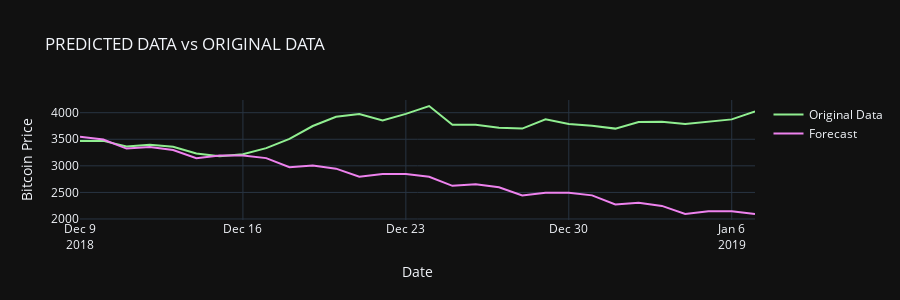

Source (notebook cell):
### Code cell
fig = go.Figure()

fig.add_trace(go.Scatter(x = df_test['date'], y = df_test['price'], marker_color='lightgreen', name='Original Data'))
fig.add_trace(go.Scatter(x = df_test['date'], y = predictions, marker_color='violet', name='Forecast'))

fig.update_layout(title = 'PREDICTED DATA vs ORIGINAL DATA', template = 'plotly_dark', height=300)
fig.update_xaxes(title='Date')
fig.update_yaxes(title='Bitcoin Price')

fig.show()

### Figure 1 — Plotly figure (JSON) as saved in the notebook; plotly's stock layout.template omitted (floating-point values rounded to 4 significant figures)
{"data": [{"marker": {"color": "lightgreen"}, "name": "Original Data", "type": "scatter", "x": ["2018-12-09", "2018-12-10", "2018-12-11", "2018-12-12", "2018-12-13", "2018-12-14", "2018-12-15", "2018-12-16", "2018-12-17", "2018-12-18", "2018-12-19", "2018-12-20", "2018-12-21", "2018-12-22", "2018-12-23", "2018-12-24", "2018-12-25", "2018-12-26", "2018-12-27", "2018-12-28", "2018-12-29", "2018-12-30", "2018-12-31", "2019-01-01", "2019-01-02", "2019-01-03", "2019-01-04", "2019-01-05", "2019-01-06", "2019-01-07"], "y": [3469.0, 3470.0, 3365.0, 3396.0, 3361.0, 3234.0, 3180.0, 3217.0, 3333.0, 3509.0, 3749.0, 3924.0, 3973.0, 3852.0, 3979.0, 4126.0, 3774.0, 3775.0, 3718.0, 3701.0, 3874.0, 3789.0, 3757.0, 3701.0, 3823.0, 3830.0, 3785.0, 3835.0, 3874.0, 4025.0]}, {"marker": {"color": "violet"}, "name": "Forecast", "type": "scatter", "x": ["2018-12-09", "2018-12-10", "2018-12-11", "2018-12-12", "2018-12-13", "2018-12-14", "2018-12-15", "2018-12-16", "2018-12-17", "2018-12-18", "2018-12-19", "2018-12-20", "2018-12-21", "2018-12-22", "2018-12-23", "2018-12-24", "2018-12-25", "2018-12-26", "2018-12-27", "2018-12-28", "2018-12-29", "2018-12-30", "2018-12-31", "2019-01-01", "2019-01-02", "2019-01-03", "2019-01-04", "2019-01-05", "2019-01-06", "2019-01-07"], "y": [3547.0, 3496.0, 3325.0, 3355.0, 3297.0, 3145.0, 3196.0, 3197.0, 3145.0, 2975.0, 3004.0, 2947.0, 2795.0, 2845.0, 2846.0, 2795.0, 2624.0, 2654.0, 2596.0, 2444.0, 2495.0, 2496.0, 2445.0, 2274.0, 2303.0, 2246.0, 2094.0, 2144.0, 2145.0, 2094.0]}], "layout": {"height": 300, "title": {"text": "PREDICTED DATA vs ORIGINAL DATA"}, "xaxis": {"title": {"text": "Date"}}, "yaxis": {"title": {"text": "Bitcoin Price"}}}}
